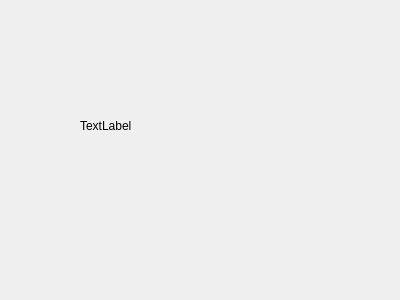
<?xml version="1.0" encoding="UTF-8"?>
<ui version="4.0">
 <class>MainWindow</class>
 <widget class="QWidget" name="MainWindow">
  <property name="geometry">
   <rect>
    <x>0</x>
    <y>0</y>
    <width>400</width>
    <height>300</height>
   </rect>
  </property>
  <property name="windowTitle">
   <string>MainWindow</string>
  </property>
  <widget class="QLabel" name="label">
   <property name="geometry">
    <rect>
     <x>80</x>
     <y>80</y>
     <width>191</width>
     <height>91</height>
    </rect>
   </property>
   <property name="text">
    <string>TextLabel</string>
   </property>
  </widget>
 </widget>
 <resources/>
 <connections/>
</ui>
